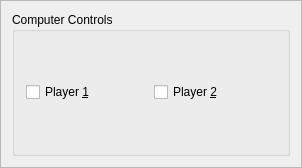
<ui version="4.0" stdsetdef="1" >
  <author></author>
  <comment></comment>
  <exportmacro></exportmacro>
  <class>Ai</class>
  <widget class="QWidget" name="Ai" >
    <property name="geometry" >
      <rect>
        <x>0</x>
        <y>0</y>
        <width>302</width>
        <height>168</height>
      </rect>
    </property>
    <layout class="QVBoxLayout" >
      <property name="margin" >
        <number>0</number>
      </property>
      <property name="spacing" >
        <number>0</number>
      </property>
      <item>
        <widget class="QFrame" name="frame" >
          <property name="frameShape" >
            <enum>QFrame::StyledPanel</enum>
          </property>
          <property name="frameShadow" >
            <enum>QFrame::Raised</enum>
          </property>
          <property name="lineWidth" >
            <number>0</number>
          </property>
          <layout class="QGridLayout" >
            <item rowspan="1" row="0" column="0" colspan="3" >
              <widget class="QGroupBox" name="groupBox3" >
                <property name="title" >
                  <string>Computer Controls</string>
                </property>
                <layout class="QHBoxLayout" >
                  <item>
                    <widget class="QCheckBox" name="kcfg_Computerplayer1" >
                      <property name="text" >
                        <string>Player &amp;1</string>
                      </property>
                    </widget>
                  </item>
                  <item>
                    <widget class="QCheckBox" name="kcfg_Computerplayer2" >
                      <property name="text" >
                        <string>Player &amp;2</string>
                      </property>
                    </widget>
                  </item>
                </layout>
              </widget>
            </item>
          </layout>
        </widget>
      </item>
    </layout>
  </widget>
  <layoutdefault spacing="6" margin="11" />
  <pixmapfunction>qPixmapFromMimeSource</pixmapfunction>
</ui>
